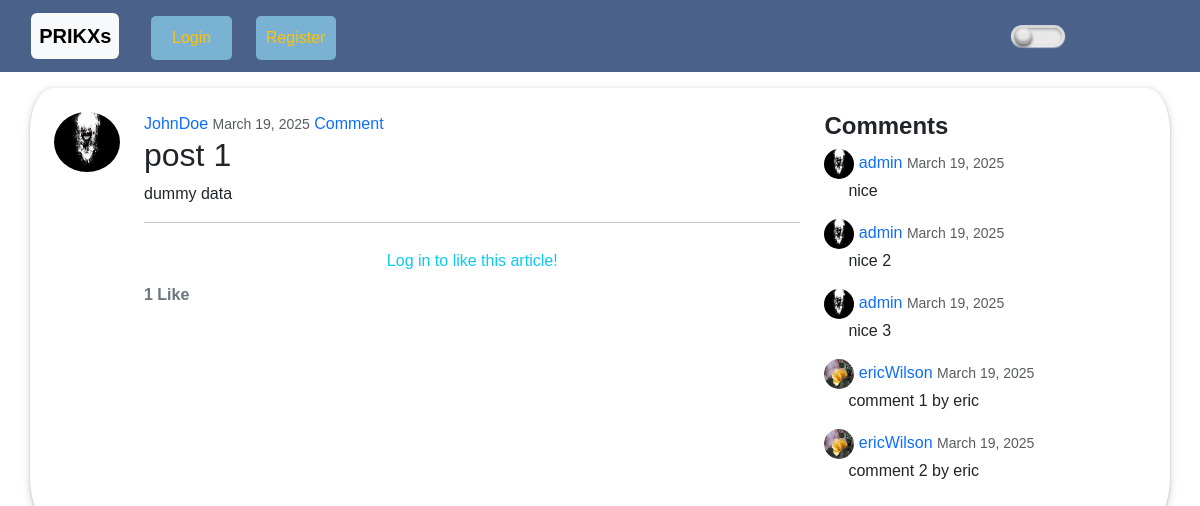
The app's page /post/1/ with its own data.
### App/models.py (models this page shows, shortened)
class Post(models.Model):
    title = models.CharField(max_length=100)
    content = models.TextField()
    date_posted = models.DateTimeField(default=timezone.now)
    author = models.ForeignKey(User, on_delete=models.CASCADE)
    likes = models.ManyToManyField(User, related_name='post_like')
    def number_of_likes(self):
        return self.likes.count()

class Comment(models.Model):
    post = models.ForeignKey(Post, on_delete=models.CASCADE)
    author = models.ForeignKey(User, on_delete=models.CASCADE)
    content = models.TextField()
    date_commented = models.DateTimeField(default=timezone.now)

### Users/models.py (models this page shows, shortened)
class CustomUser(AbstractUser):
    email = models.EmailField(unique=True)
    username = None
    USERNAME_FIELD = 'email'
    REQUIRED_FIELDS = ['first_name','last_name']
    objects = CustomUserManager()
    def __str__(self):
        return (self.first_name + self.last_name)

class profile(models.Model):
    user = models.OneToOneField(CustomUser, on_delete=models.CASCADE)
    image = models.ImageField(default='default.jpg', upload_to='profile pics')

### App/views.py (the view)
# urls.py: path('post/<int:pk>/',PostDetailView.as_view(), name='post-detail'),
class PostDetailView(DetailView):
    model = Post
    template_name = 'post_detail.html'
    context_object_name = 'object'
    def get_context_data(self, **kwargs):
        datas = super().get_context_data(**kwargs)
        datas['comments'] = Comment.objects.filter(post=datas['object'])
        likes_connected = get_object_or_404(Post, id= self.kwargs['pk'])
        liked=False
        if likes_connected.likes.filter(id=self.request.user.id).exists():
            liked = True
        datas['number_of_likes'] =  likes_connected.number_of_likes()
        datas['post_is_liked'] = liked
        return datas

### App/templates/post_detail.html (shortened to what this page needs)
{% extends "index.html" %}
{% block content %}
<div class="container">
    <article class="media content-section row mt-3" style="border-top-left-radius: 2% 10%;
    border-top-right-radius: 2% 10%;
    border-bottom-right-radius: 2% 10%;
    border-bottom-left-radius: 2% 10%;
    display: flex;">
        <img class="rounded-circle col-4" src="{{ object.author.profile.image.url }}" alt="profile pic" style="width: 90; height: 60;">
        <div class="media-body col-4" style="flex: 60%;">
            <div class="articles-metadata">
                <a href="{% url 'user-posts' object.author.email %}">{{ object.author }} </a>
                <small class="text-muted">{{ object.date_posted|date:" F d, Y" }}</small>
                <a href="{% url 'create-comment' object.pk %}">Comment</a>
            </div>
            <h2 class="article-title">{{ object.title }}</h2>
            <p>{{ object.content|linebreaksbr }}</p>
        <hr>
        {% if user.is_authenticated %}
            <form action="{% url 'post-like' object.id %}" method="POST">
            {% csrf_token %}
                {% if post_is_liked %}
                    <button type="submit" name="post_id" value="{{object.id}}" class="btn btn-info" style="background: rgb(105, 191, 231);">Unlike</button>
                {% else %}
                    <button type="submit" name="post_id" value="{{object.id}}" class="btn btn-info">Like</button>
                {% endif %}
            </form>
        {% else %}
            <a class="btn btn-outline-info" href="{% url 'login' %}?next={{request.path}}">Log in to like this article!</a><br>
        {% endif %}
        <strong class="text-secondary">{{ number_of_likes }} Like{{ number_of_likes|pluralize }}</strong>
        </div>
        <div class="col-4" style="flex: 30%;">
        <h4><b>Comments</b></h4>
        <div>
            {% for comment in comments %}
            <div class="articles-metadata">
                <img class="rounded-circle col-4" src="{{ comment.author.profile.image.url }}" alt="profile pic" style="width: 30; height: 30;">
                <a href="{% url 'user-posts' comment.author.username%}">{{ comment.author }} </a>
                <small class="text-muted">{{ comment.date_commented|date:" F d, Y" }}</small>
                <p style="margin-left: 2vw;">{{ comment.content }}</p>
            </div>
            {% endfor %}
        </div>
        </div>
    </article>
</div>
{% endblock %}

### App/templates/index.html (shortened to what this page needs)
{% load static %}
<html lang="en" data-bs-theme="light">
  <head>
    <link href="https://cdn.jsdelivr.net/npm/bootstrap@5.3.3/dist/css/bootstrap.min.css" rel="stylesheet">
    <link rel="stylesheet" href="{% static 'darkmode.css' %}">
    <link rel="stylesheet" href="{% static 'login.css' %}">
    <link rel="stylesheet" href="{% static 'other.css' %}">
  </head>
  <body>
    <header class="site-header">
      <nav class="navbar navbar-expand ps-3 row" style="background: #4A628A;">
        <ul class="navbar-nav col-10">
          <li class="navbar-brand"><a class="nav-link text-bg-light rounded" href="{% url 'app-home' %}"><b>PRIKXs</b></a></li>
          <div class="row mx-1 justify-content-end navitems">
            {% if user.is_authenticated %}
            <li class="navbar-item col-3" style="width: fit-content;"><button class="btn btn-outline-warning" onclick="window.location.href='{% url 'user-posts' user.username %}'">My Posts</button></li>
            <li class="navbar-item col-3"><button class="btn btn-outline-warning" style="width: max-content;margin-right: 5vw;" onclick="window.location.href='{% url 'post-create' %}'">New Post</button></li>
              <li class="navbar-item col-3"><button class="btn btn-outline-warning" onclick="window.location.href='{% url 'profile' %}'">Profile</button></li>
              <li class="navbar-item col-3">
                <form method="post" action="{% url 'logout' %}">
                  {% csrf_token %}
                  <button class="btn btn-outline-warning" type="submit">Logout</button>
                </form>
              </li>
            {% else %}
              <li class="navbar-item col-6"><button class="btn btn-outline-warning" onclick="window.location.href='{% url 'login' %}'">Login</button></li>
              <li class="navbar-item col-6 "><button class="btn btn-outline-warning" style="padding-right: 2em;" onclick="window.location.href='{% url 'register' %}'">Register</button></li>
            {% endif %}
          </div>
        </ul>
        <div class="col-2" id="toggle-wrapper">
          <div class="toggle-container">
            <div class="toggle-button">
            </div>
          </div>
        </div>
      </nav>
    </header>
      {% block content %}
      {% endblock %}
  </body>
</html>

### App/static/darkmode.css (style rules this page uses)
body { overflow-y: auto; }
#toggle-wrapper { display: flex; justify-content: center; align-items: center; position: relative; border-radius: .5em; padding: .125em; background-image: linear-gradient(to bottom, #d5d5d5, #e8e8e8); box-shadow: 0 1px 1px rgb(255 255 255 / .6); font-size: 1.5em; width: min-content; }
.toggle-container { display: flex; align-items: center; position: relative; border-radius: .375em; width: 2em; height: 0.7em; background-color: #e8e8e8; box-shadow: inset 0 0 .0625em .125em rgb(255 255 255 / .2), inset 0 .0625em .125em rgb(0 0 0 / .4); transition: background-color .4s linear; }
.toggle-button { display: flex; justify-content: center; align-items: center; position: absolute; left: .045em; border-radius: .3125em; width: 0.7em; height: 0.68em; background-color: #e8e8e8; box-shadow: inset 0 -.0625em .0625em .125em rgb(0 0 0 / .1), inset 0 -.125em .0625em rgb(0 0 0 / .2), inset 0 .1875em .0625em rgb(255 255 255 / .3), 0 .125em .125em rgb(0 0 0 / .5); transition: left .4s; }
.navbar-nav { padding-left: 1.7em; }
.navitems { padding-top: 0.5em; }

### App/static/login.css (style rules this page uses)
* { margin: 0; padding: 0; box-sizing: border-box; font-family: Arial, sans-serif; }
.btn { width: 100%; padding: 10px; border: none; border-radius: 5px; cursor: pointer; font-size: 16px; }
.btn-outline-warning { background: #7AB2D3; }

### App/static/other.css (style rules this page uses)
.article-title { text-decoration: none; }
.content-section { padding: 3vh 1vw; }

### records on screen
Post: author.profile.image (placeholder picture), author "JohnDoe", date_posted "March 19, 2025", title "post 1", content "dummy data"
Comment: author.profile.image (placeholder picture), author "admin", date_commented "March 19, 2025", content "nice"
Comment: author.profile.image (placeholder picture), author "admin", date_commented "March 19, 2025", content "nice 2"
Comment: author.profile.image (placeholder picture), author "admin", date_commented "March 19, 2025", content "nice 3"
Comment: author.profile.image (picture), author "ericWilson", date_commented "March 19, 2025", content "comment 1 by eric"
Comment: author.profile.image (picture), author "ericWilson", date_commented "March 19, 2025", content "comment 2 by eric"

### other values on screen
{{ number_of_likes }} "1"
